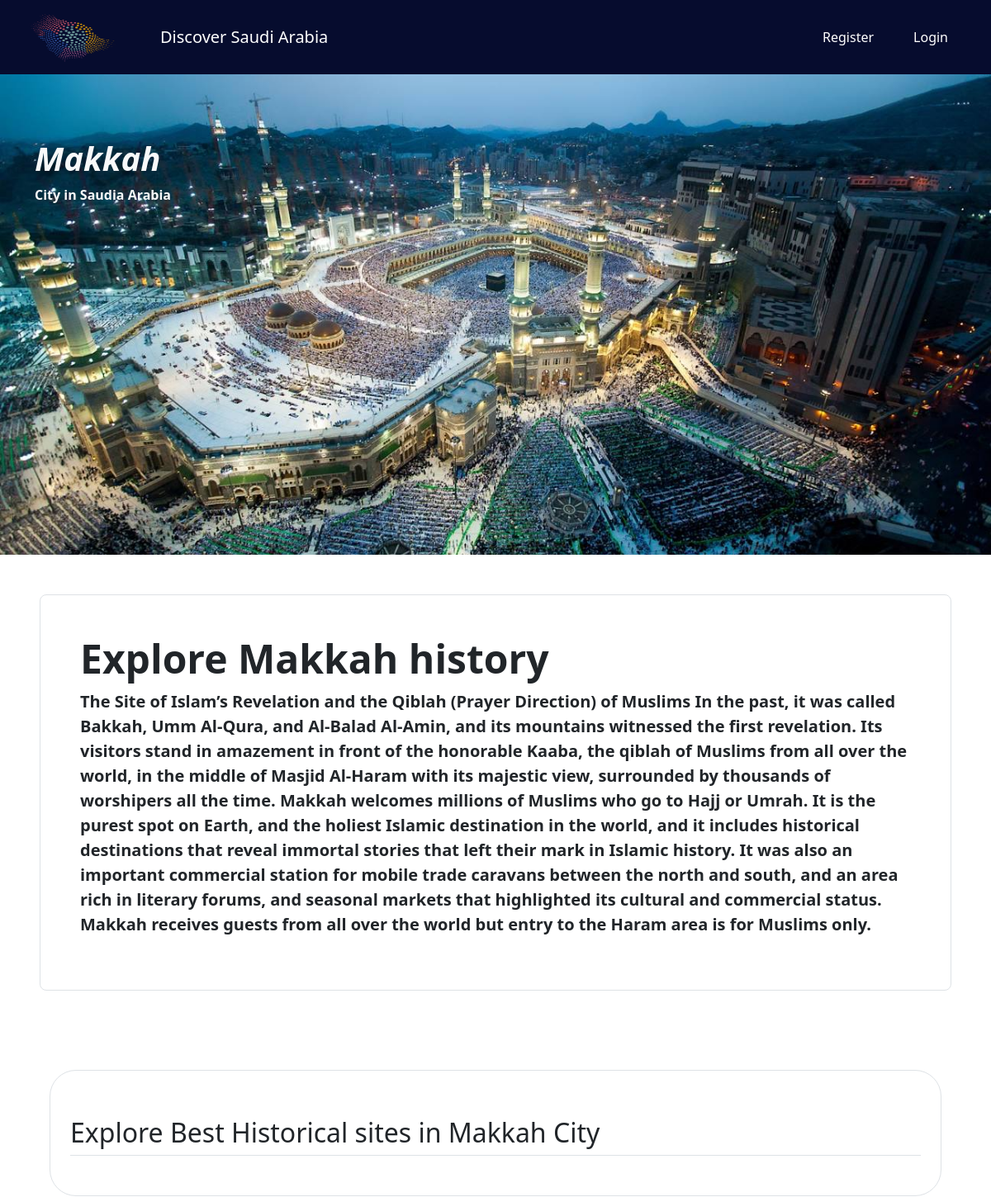
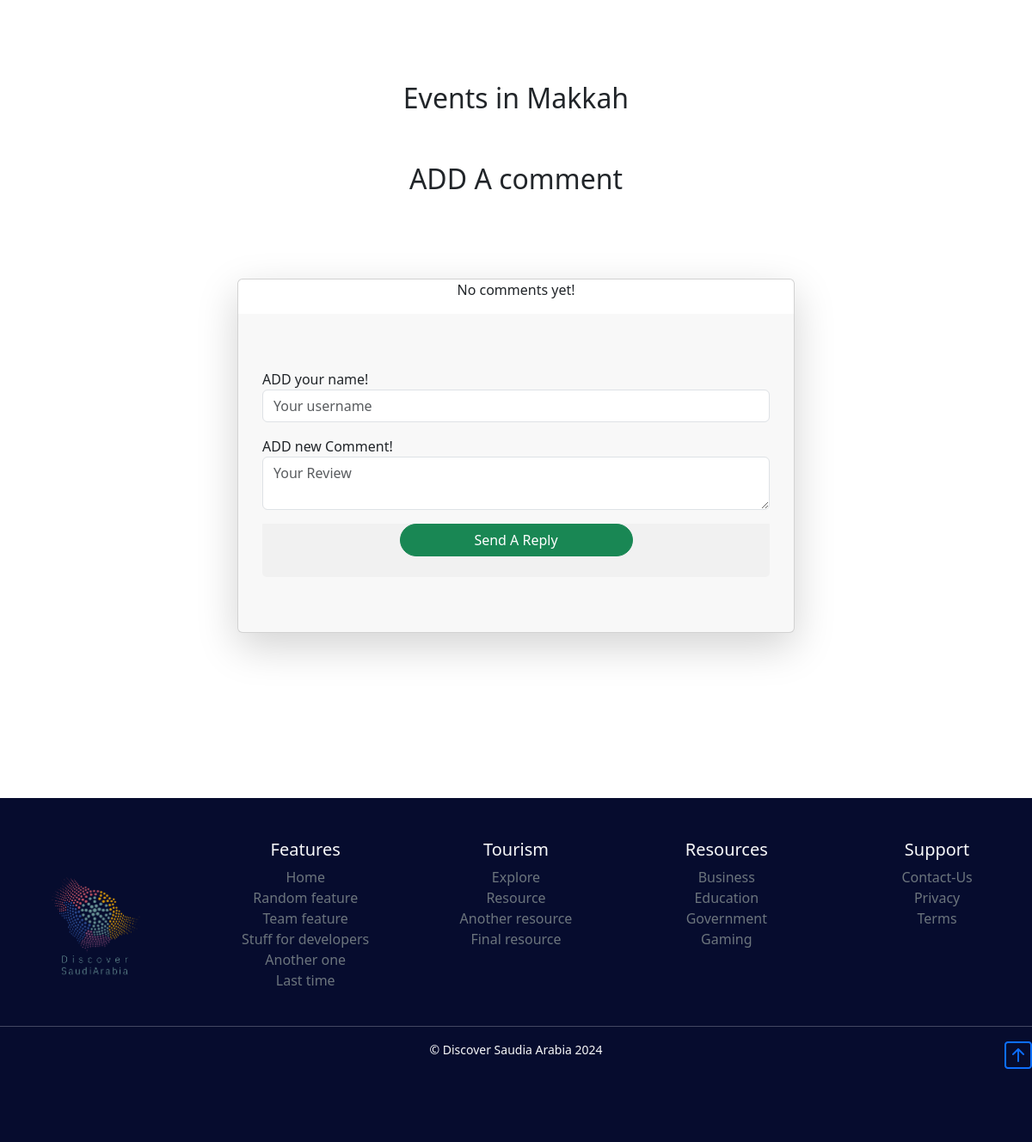
Screenshot of /destinations/makkah with the database file from the repository (2 pictures, top to bottom).
### core/models.py (models this page shows, shortened)
class Destination(models.Model):
    name=models.CharField(max_length=100)
    summary=models.TextField(max_length=1000)
    published_at=models.DateTimeField( auto_now=True)
    image=models.ImageField(upload_to=destination_image_upload)
    slug=models.SlugField(blank=True,null=True)

### core/views.py (the view, shortened to what this page needs)
# urls.py: path('destinations/<str:slug>',views.destination_detail_view,name="destination_detail_view"),
def destination_detail_view(request,slug):
    destination_detail=Destination.objects.get(slug=slug)
    site_list=Site.objects.filter(destination=destination_detail)
    event_list=Event.objects.filter(destination=destination_detail)
    context={'Destination_detail_Var':destination_detail,'Sites_list_Var':site_list,'Events_list_Var':event_list}
    return render(request,'destinations/destination_detail.html',context)

### core/templates/destinations/destination_detail.html (shortened to what this page needs)
{% extends "base.html" %}
{% load static %}
{% block content %}
<main class="text-body-dark">
    <div class=" mt-4  text-body-dark"
    style="height: 75vh; min-height: 300px; background-image: url('{{Destination_detail_Var.image.url}}'); background-size: cover; background-position: center; background-repeat: no-repeat;">
      <div class="container h-80 pt-5 ">
        <div class="row h-100 align-items-center ">
          <div class="col-12 text-left pt-5 ">
            <h1 class="fw-bold text-light "> <i>{{Destination_detail_Var.name}}</i> </h1>
            <p class=" fw-bold text-light ">City in Saudia Arabia</p>
          </div>
        </div>
      </div>
    </div>
    <div class="p-5 w-100">
      <div class="col-md-12 ">
        <div class="h-100 p-5 border rounded-3 ">
          <h2  class="display-5 fw-bold text-body-dark">Explore {{Destination_detail_Var.name}} history </h2>
          <p class="lead fw-bold ">{{Destination_detail_Var.summary}}</p>
        </div>
      </div>
    </div>
  <div class="p-5 text-body-dark ">
    <div class="container">
      <div class="album py-5 border rounded-5">
        <div class="container px-4 py-2">
          <h2 class="pb-2 border-bottom">Explore Best Historical sites in {{Destination_detail_Var.name}} City</h2>
        </div>
      </div>
    </div>
  </div>
  <div class="p-5 w-100 ">
    <div >
      <h2 class="text-center text-body-dark left-aligned">Events in {{Destination_detail_Var.name}}</h2>
  </div>
  <div class="p-5">
      <div>
        <h2 class="text-center text-body-dark left-aligned">ADD A comment</h2>
      </div>
        <div class="container my-5 py-5 ">
          <div class="row d-flex justify-content-center">
            <div class="col-md-12 col-lg-10 col-xl-8">
              <div class="card shadow-lg">
                {% for comment in Destination_detail_Var.comments.all %}
                <div class="card-body border-bottom">
                  <div class="d-flex flex-start align-items-center">
                      <img class="rounded-circle shadow-1-strong me-3"
                    src="{% static 'img/profile2.png' %}" alt="avatar" width="60"
                    height="60" />
                    <div>
                      <h6 class="fw-bold text-primary mb-1">{{ comment.username }}</h6>
                      <p class="text-muted small mb-0">
                        Added At - {{ comment.date_added }}
                      </p>
                    </div>
                  </div>
                  <p class="mt-3 mb-4 pb-2">
                    {{ comment.body }}.
                  </p>
                {% empty %}
                    <div class="text-center">
                        <p>No comments yet!</p>
                    </div>
                {% endfor %}
                <div class="card-footer py-3 border-0 "  >
                  <div class="d-flex flex-start w-100">
                    <div class="form-outline w-100">
                      <div class="container">
                        <div class="row my-5">
                            <div class="col-md-12">
                              <form method='POST' enctype="multipart/form-data">
                                  <label for="username">ADD your name!</label>
                                  <input type="text" name="username" class="form-control mb-3" maxlength="100" required placeholder="Your username">
                                  <label for="body">ADD new Comment!</label>
                                      <textarea name="body" class="form-control mb-3" minlength="10" maxlength="2000" required placeholder="Your Review"></textarea>
                                      <div class="card-footer p-4 pt-0 border-top-0 ">
                                          <div class="text-center">
                                              <button class="btn  mt-auto btn-success w-50 rounded-pill" type="submit" >Send A Reply</button>
                                          </div>
                                      </div>
                              </form>
                            </div>
                          </div>
                      </div>
                    </div>
                  </div>
                </div>
              </div>
            </div>
          </div>
        </div>
      </div>
  </main>
{% endblock content %}

### rows the page displays
Destination: image (picture), name "Makkah", summary "The Site of Islam’s Revelation and the Qiblah (Prayer Direction) of Muslims In the past, it was called Bakkah, Umm Al-Qura, and Al-Balad Al-Amin, and its mountains witnessed the first revelation. Its visitors stand in amazement in front of the honorable Kaaba, the qiblah of Muslims from all over the world, in the middle of Masjid Al-Haram with its majestic view, surrounded by thousands of worshipers all the time. Makkah welcomes millions of Muslims who go to Hajj or Umrah. It is the purest spot on Earth, and the holiest Islamic destination in the world, and it includes historical destinations that reveal immortal stories that left their mark in Islamic history. It was also an important…"
